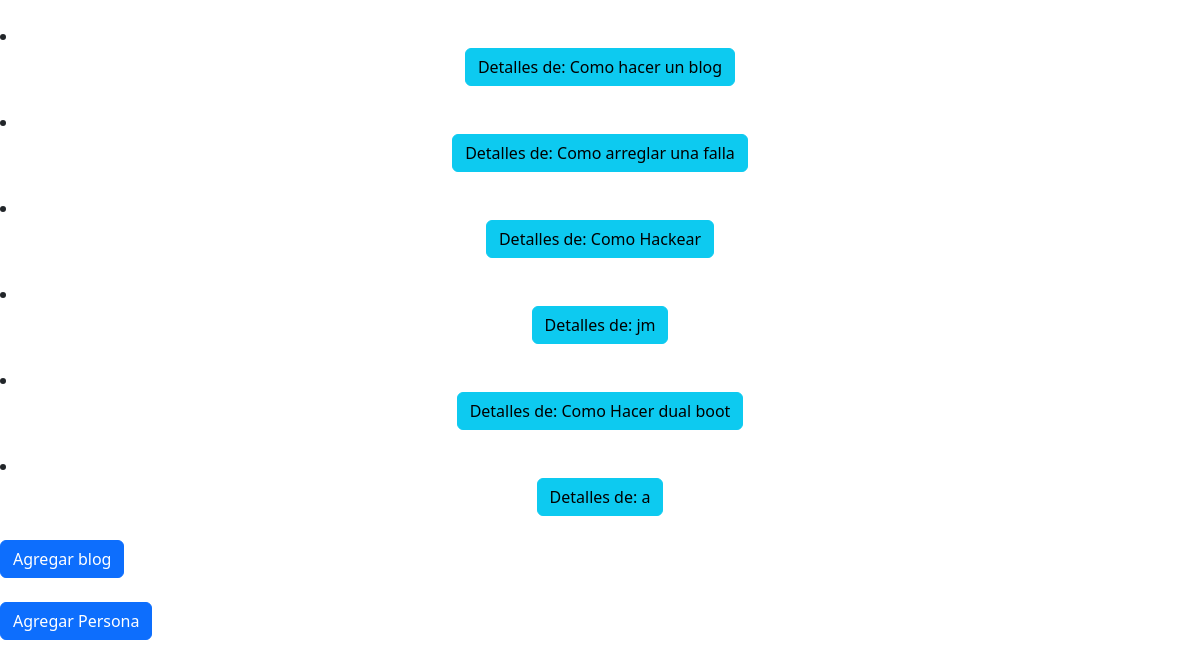
The page /blog/lista on the database as committed earlier.
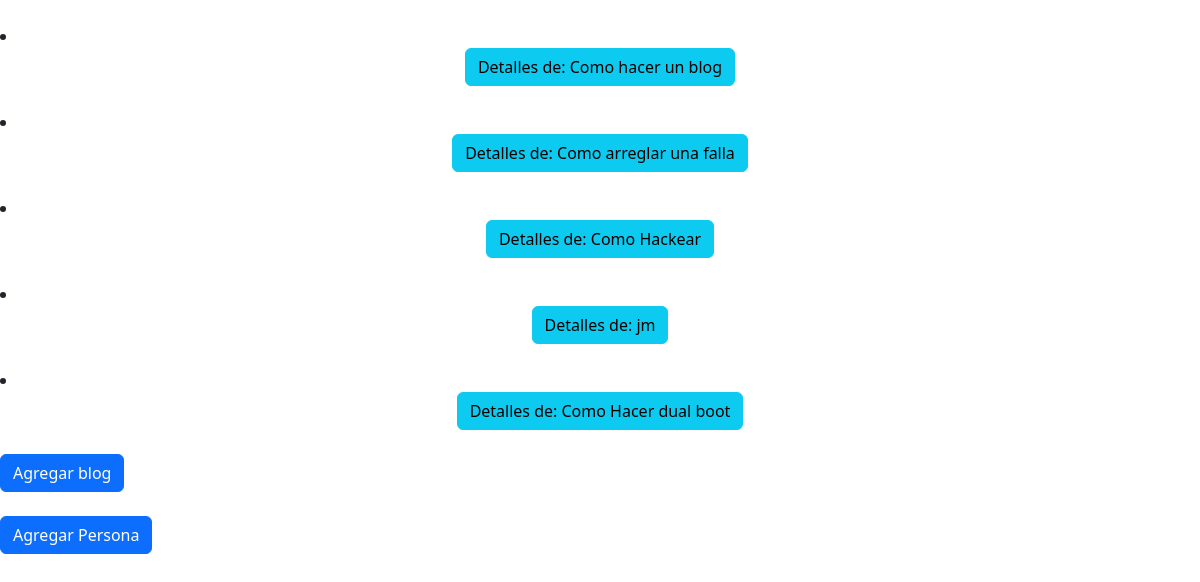
The same page on the database as committed later.
### blog_web/models.py (models this page shows, shortened)
class Posteo(models.Model):
    autor = models.TextField(max_length=100)
    titulo = models.TextField(max_length=100)
    categoria = models.TextField(max_length=100)
    post = models.TextField(max_length=1000)
    fecha_posteo = models.DateTimeField(auto_now_add=True)

### blog_web/views.py (the view)
# urls.py: path("lista", views.Bloglist.as_view(), name="blog_list"),
class Bloglist(ListView):
    model = Posteo
    template_name = "blog_web/blogList.html"

### blog_web/templates/blog_web/blogList.html (shortened to what this page needs)
{% load bootstrap5 %}
{% bootstrap_css %}
{% if object_list %}
{% for blog in object_list %}
    <li>
    {% block content %}
<div class="container text-center">
        <a href="{% url 'blog_detail' blog.id %}"><button type="button" class="btn btn-info">Detalles de: {{blog.titulo}}</button></a>
    {% endblock %}
    </li>
    {% endfor %}
    <a href="{% url 'blog_crear'%}"><button type="button" class="btn btn-primary">Agregar blog</button></a>
    <a href="{% url 'persona_crear'%}"><button type="button" class="btn btn-primary">Agregar Persona</button></a>
  {% else %}
  <h1> No hay blogs</h1>
  {% endif %}

Rows that differ between the two databases and show on the page:
removed Posteo: titulo "a"
